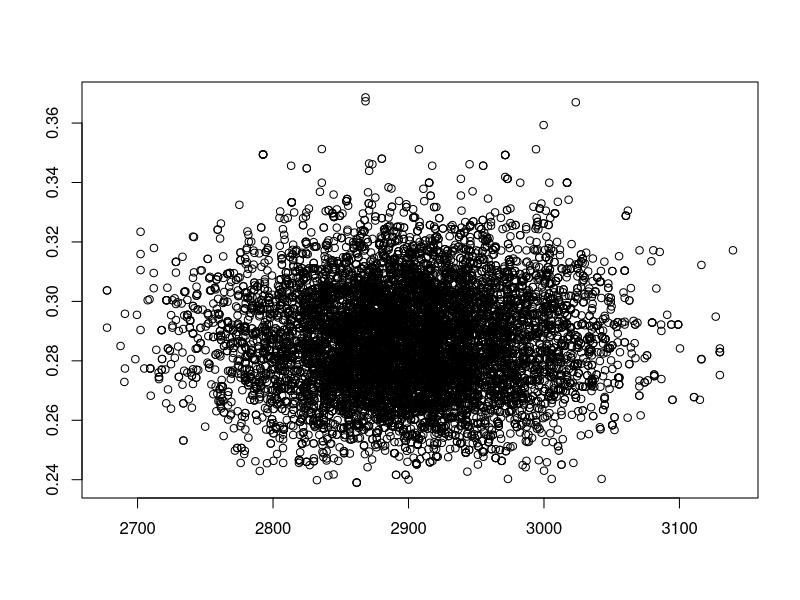

Write R code to recreate this figure. (Note: this script raises an error after producing the figure.)
#!/usr/bin/env Rscript
# -*- coding: utf-8 -*-
# @author : Romain Graux, Amandine Evrard, Céline Everaert
# @date : 2021 May 22, 12:10:38
# @last modified : 2021 May 23, 09:29:46

require("coda")

# Data declaration
flanders_data = c(25,69, 65,106, 80,106,136,94,76,46)
wallonia_data = c(17,36, 47,58 , 47,53 ,59 ,54,33,21)

data = matrix(data=c(flanders_data, wallonia_data), nrow=2)
rownames(data) <- c("Flanders", "Wallonia") 
colnames(data) <- c("<1200", "[1200,1500)", "[1500,1800)", "[1800,2300)", "[2300,2700)", "[2700,3300)", "[3300,4000)", "[4000,4900)", "[4900,6000)", ">6000")

interval<-c(0,1200,1500,1800,2300,2700,3300,4000,4900,6000,Inf)

muprior<-3000
sigmaprior<-300

# [3](b)

lpost <-function(theta,freq){
  lambda = 1/(theta[1]*theta[2])
  kappa = 1/theta[2]
  #Likelihood
  highlow = function(low,high){
    pgamma(high,kappa,lambda)-pgamma(low,kappa,lambda)
  }
  likelihood = sum(sapply(1:length(freq),function(j){
    freq[j] *log(highlow(interval[j],interval[j+1]))
  }))
  logpost = dnorm(theta[1],muprior,sigmaprior,log=T) + dunif(theta[2],0,10,log=T)
  
  lpost = likelihood+logpost
  return(lpost)
}

# [5](a)

componentwise_metropolis <- function(n_run, theta, sd.prop, frequencies, burnin=0.1){
  #' @param n_run. Number of samples in the chain.
  #' @param theta. The initial values for each component.
  #' @param sd.prop. The proposed standard deviations used in the normal distribution in order to get the next theta for each component.
  #' @param frequencies. The frequencies of the data.
  #' @param burnin. The ratio of first burn-in values to remove from the final chain.
  
  m = length(sd.prop) # Number of variables
  n_accepted = c(0, 0) 
  walk = matrix(theta, ncol=m, byrow=TRUE) # Contains the whole chain
  
  for (i in 2:(n_run+1)){
    current_theta = walk[i-1,] # Current theta at time t-1
    
    theta.props = matrix(rep(current_theta, m), ncol=m, byrow = TRUE) # Matrix with all component moves
    probs = rep(0, m) # Will contains the prob for each component
    
    # Compute for each component
    for (j in 1:m){
      theta.props[j, j] = theta.props[j, j] + rnorm(1, 0, sd.prop[j]) # The proposed theta for component j with centered normal at the previous theta and particular sd
      probs[j] = min(1, exp(lpost(theta.props[j,], frequencies) - lpost(current_theta, frequencies))) # Get the prob for component j
    }
    
    is_accepted = runif(m) <= probs # Check if the probs are greater than random uniform
    
    walk = rbind(walk, current_theta) # Append the last theta on the walk
    walk[i, is_accepted] = diag(theta.props)[is_accepted] # Only move at the next theta if the probs are accepted
    
    n_accepted = n_accepted + as.integer(is_accepted) # Increment the number of accepted per component
  }
  
  walk = tail(walk, -burnin*n_run) # Remove the first burn-in values
  accepted_rate = n_accepted / n_run # Get the rate over all runs
  
  return(list(walk=walk, accepted_rate=accepted_rate))
}


init_thetas <- c(2900, 0.3)
sd.prop <- c(174, 0.0475)
metropolis <- componentwise_metropolis(12200, init_thetas, sd.prop, data[1,])

sprintf("Acceptance rate for mu    in Flanders : %.3f", metropolis$accepted_rate[1])
sprintf("Acceptance rate for sigma in Flanders : %.3f", metropolis$accepted_rate[2])


plot(metropolis$walk[,1], metropolis$walk[,2], xlab = "mu", ylab="phi", main=paste("Acceptance rate -> mu:", accepted_rate[1], "phi:", accepted_rate[2]))
plot(as.mcmc(metropolis$walk))
print(paste("Effective size :", effectiveSize(walk)))
